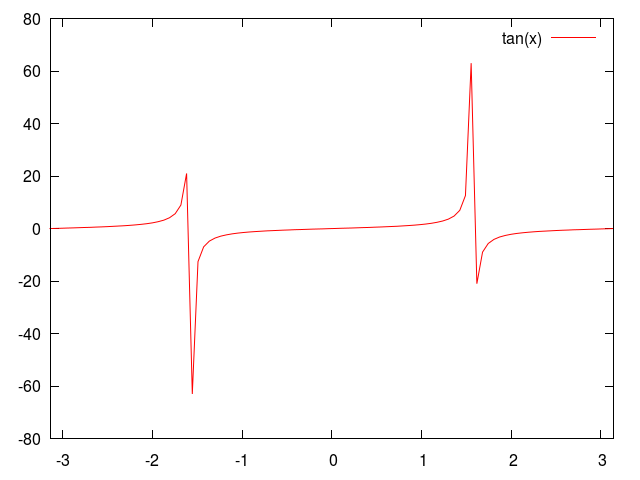

Source code (gnuplot):
png_filename = "fx_tan_x.png"
load "lib_common.plt"
set xrange [-pi:pi]
plot tan(x)
